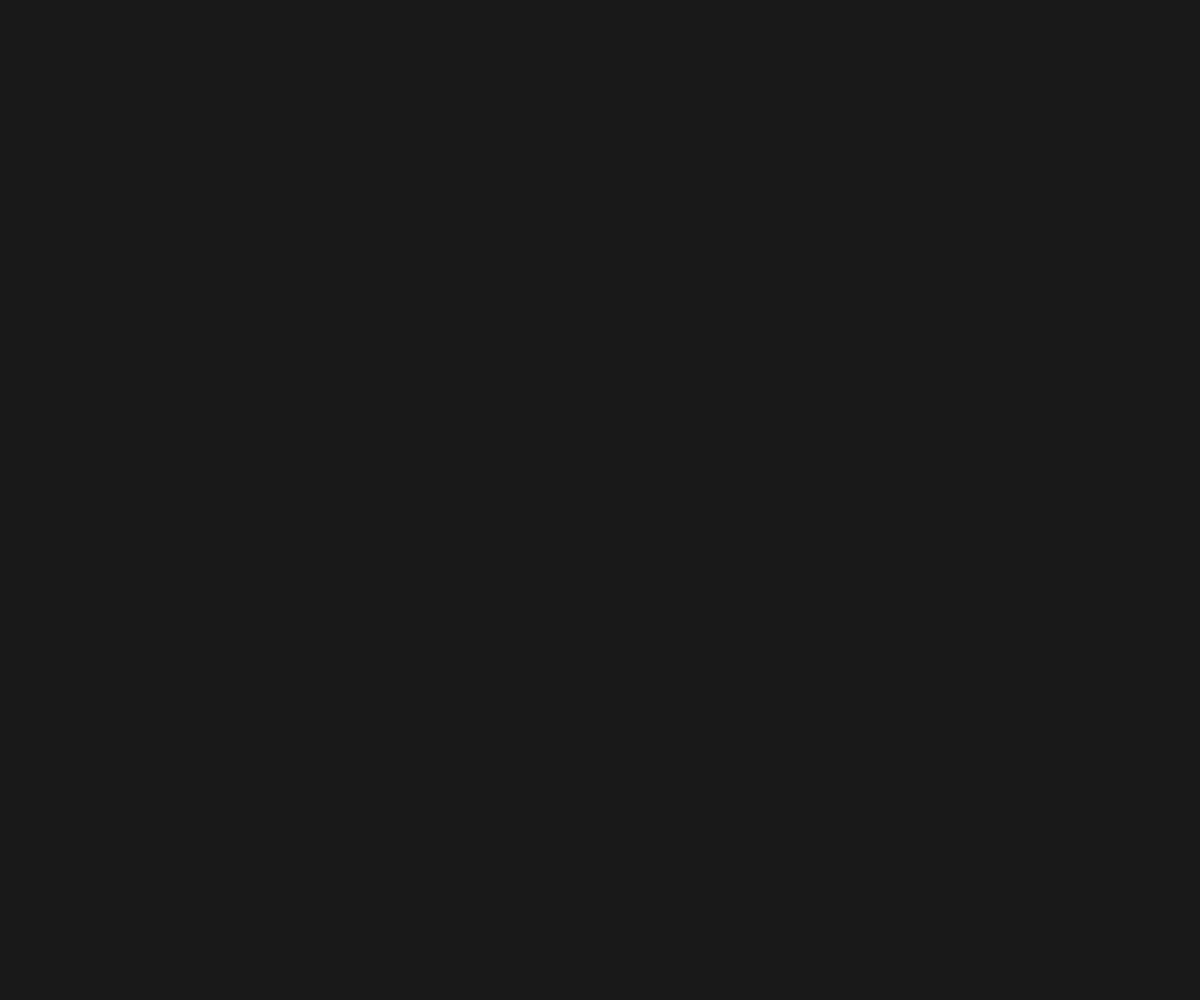
Frame 1 (no input)
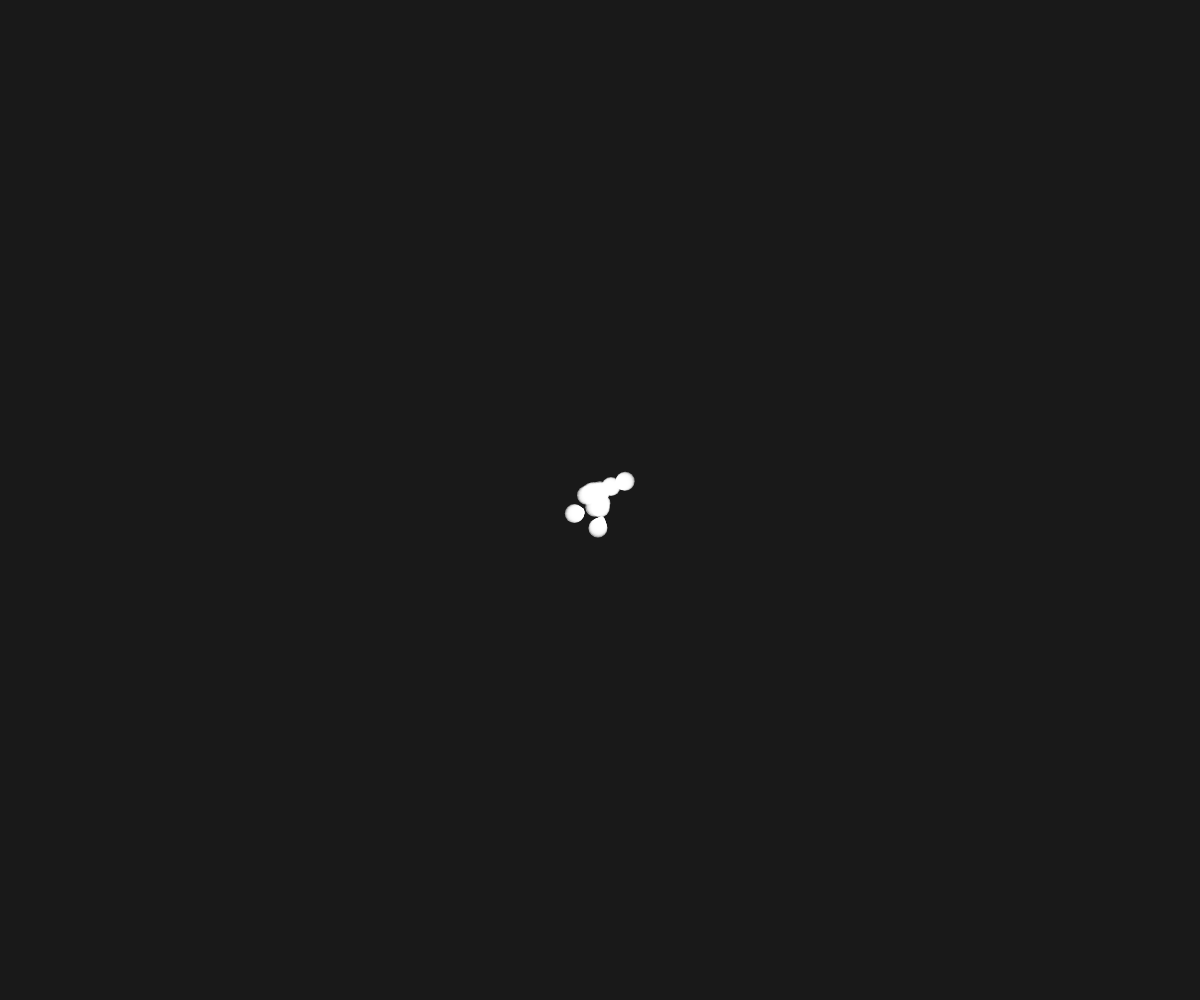
Frame 60 (no input)
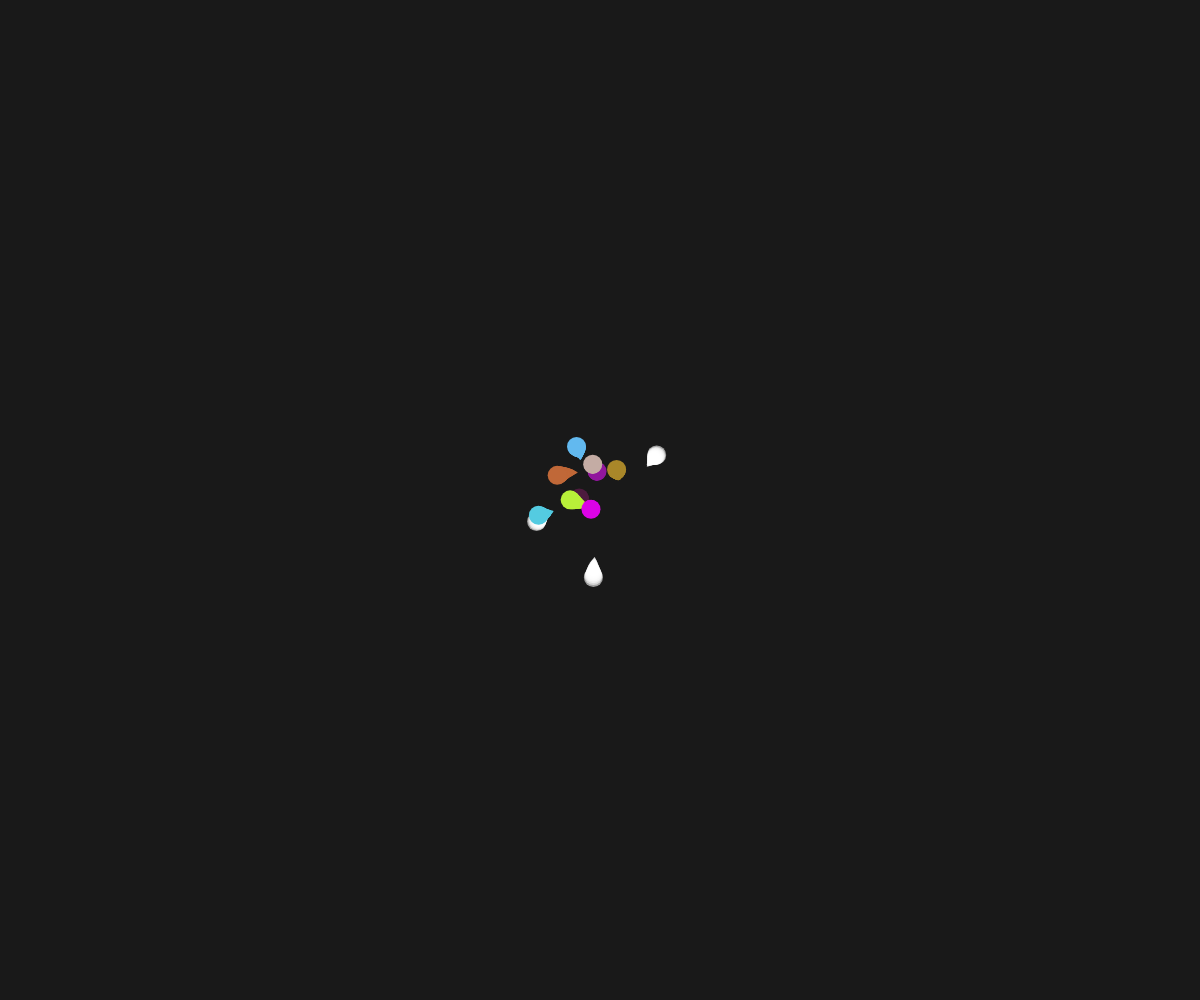
Frame 120 (the mouse pressed at the canvas centre since frame 60)

The p5.js sketch that drew these frames (run headless with seeded random() and noise() and a simulated clock; from frame 60 on, the mouse is pressed at the canvas centre):

// p5.js sketch
// ── sketch.js
var particles = [];
partIsClicked = false;

function setup() {
  canvas = createCanvas(windowWidth,windowHeight);
  canvas.position(0,0);
  canvas.style('z-index', '-1');
  const particlesLength = Math.min(Math.floor(windowWidth / 100), 100);
  for (let i = 0; i<particlesLength; i++) {
    particles.push(new Particle(width/2,height/2));
  }
}

function mousePressed() {
  for (let i = 0; i<particles.length; i++) {
    particles[i].clicked();
  }
  if (partIsClicked == false) {
    particles.push(new Particle(mouseX,mouseY));
  }
}

function draw() {
  print(partIsClicked);
  background(25);
  for (var i = 0; i < particles.length; i++) {
    particles[i].show();
    particles[i].update();
  }
}

class Particle  {
  constructor(x, y) {
    this.pos = createVector(x, y);
    this.vel = createVector(0,0);
    this.history = [];
    this.r = 20;
    this.pFill = color(255,150);
  }

  update() {
    this.vel.x += random(-0.1,0.1);
    this.vel.y += random(-0.1,0.1);

    this.pos.add(this.vel);

    var v = createVector(this.pos.x, this.pos.y);
    this.history.push(v);
    if (this.history.length > this.r) {
      this.history.splice(0, 1);
    }
    this.edges();
  }

  clicked() {
    let d = dist(mouseX, mouseY, this.pos.x, this.pos.y);
    if (d <= this.r) {
      partIsClicked = true;
      this.pFill = color(random(0,255),random(0,255),random(0,255));
    } else {
      partIsClicked = false;
    }
  }

  edges() {
    if(this.pos.x < 0 || this.pos.x > width) {
      this.vel.x *= -1;
    }
    if(this.pos.y < 0 || this.pos.y > height) {
      this.vel.y *= -1;
    }
  }

  show() {
    noStroke(0);
    beginShape();
    for (var i = 0; i < this.history.length; i++) {
      var pos = this.history[i];
      fill(this.pFill,150);
      ellipse(pos.x, pos.y, i, i);
    }
    endShape();
  }
}

// ── particles.html
<!DOCTYPE html>
<html>
  <head>
    <meta charset="utf-8">
    <title>Generative Art</title>
    <meta name="viewport" content="width=device-width, initial-scale=1.0">
    <link rel="stylesheet" href="../style.css">

    <script src="https://cdnjs.cloudflare.com/ajax/libs/p5.js/1.1.9/p5.js"></script>
    <script type="text/javascript" src="sketch.js"></script>

  </head>

  <body>
    <div class="wrapper">
      <h1>Generative Art</h1>
      <nav>
        <ul>
          <li><a href="../index.html">Lines</a></li>
          <li><a href="../tiles/tiles.html">Tiles</a></li>
          <li><a href="../circles/circles.html">Circles</a></li>
          <li><a href="particles.html">Particles</a></li>
        </ul>
      </nav>
    </div>
  </body>

</html>
